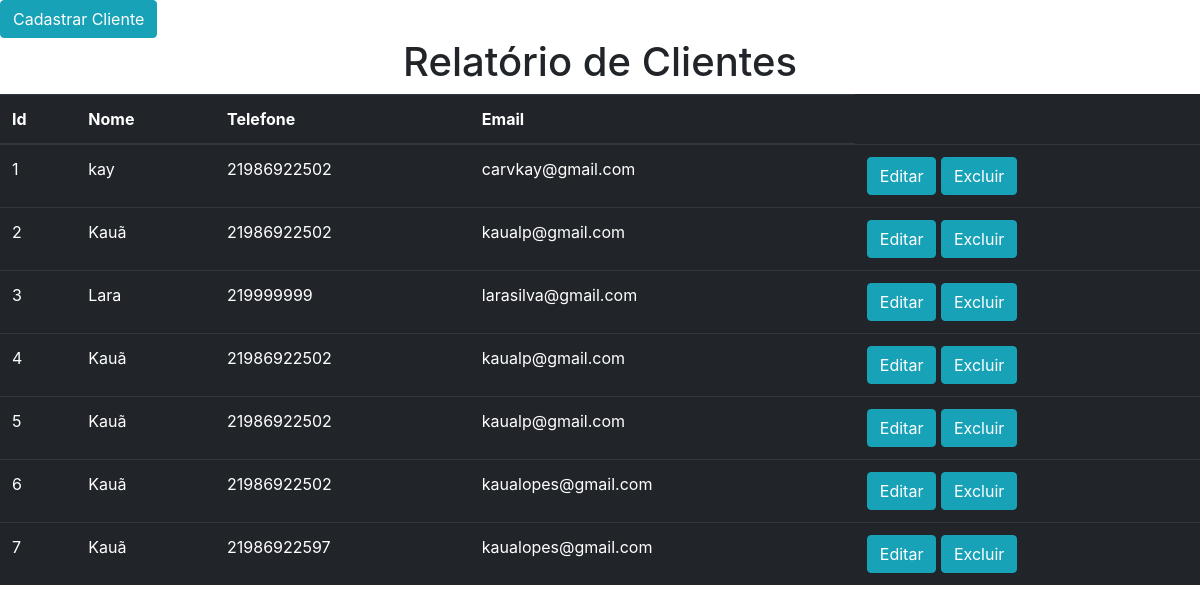
The page /cliente/ on the database its author committed.
### cliente/models.py (models this page shows, shortened)
class Cliente(models.Model):
    nome = models.CharField(max_length=60)
    telefone = models.CharField(max_length=15)
    email = models.CharField(max_length=60)
    senha = models.CharField(max_length=100)

### cliente/views.py (the view)
# urls.py: path('', fcliente),
def fcliente(request):
    clientes = Cliente.objects.all()
    return render(request, "rel_cliente.html",{"clientes":clientes})

### cliente/templates/rel_cliente.html (shortened to what this page needs)
<!DOCTYPE html>
<html lang="pt-br">
  <head>
    <link rel="stylesheet" href="https://stackpath.bootstrapcdn.com/bootstrap/4.1.3/css/bootstrap.min.css">
  </head>
  <body>
    <a href="{% url 'Fcadcliente' %}"><button type="button" class="btn btn-info">Cadastrar Cliente</button></a>
    <h1 class="text-center">Relatório de Clientes</h1>
    <table class="table table-dark">
        <thead>
          <tr>
            <th scope="col">Id</th>
            <th scope="col">Nome</th>
            <th scope="col">Telefone</th>
            <th scope="col">Email</th>
          </tr>
        </thead>
        <tbody>
        {% for cliente in clientes %}
          <tr>
            <td>{{cliente.id}}</td>
            <td>{{cliente.nome}}</td>
            <td>{{cliente.telefone}}</td>
            <td>{{cliente.email}}</td>
            <td>
               <a href="{% url 'exibir_cli' cliente.id %}"><button type="button" class="btn btn-info">Editar</button></a>
              <a href="{% url 'excluir_cli' cliente.id %}"><button type="button" class="btn btn-info">Excluir</button></a>
            </td>
          </tr>
        {% endfor %}
        </tbody>
    </table>
  </body>
</html>

### rows shown on the page
Cliente: id "1", nome "kay", telefone "21986922502", email "carvkay@gmail.com"
Cliente: id "2", nome "Kauã", telefone "21986922502", email "kaualp@gmail.com"
Cliente: id "3", nome "Lara", telefone "219999999", email "larasilva@gmail.com"
Cliente: id "4", nome "Kauã", telefone "21986922502", email "kaualp@gmail.com"
Cliente: id "5", nome "Kauã", telefone "21986922502", email "kaualp@gmail.com"
Cliente: id "6", nome "Kauã", telefone "21986922502", email "kaualopes@gmail.com"
Cliente: id "7", nome "Kauã", telefone "21986922597", email "kaualopes@gmail.com"
